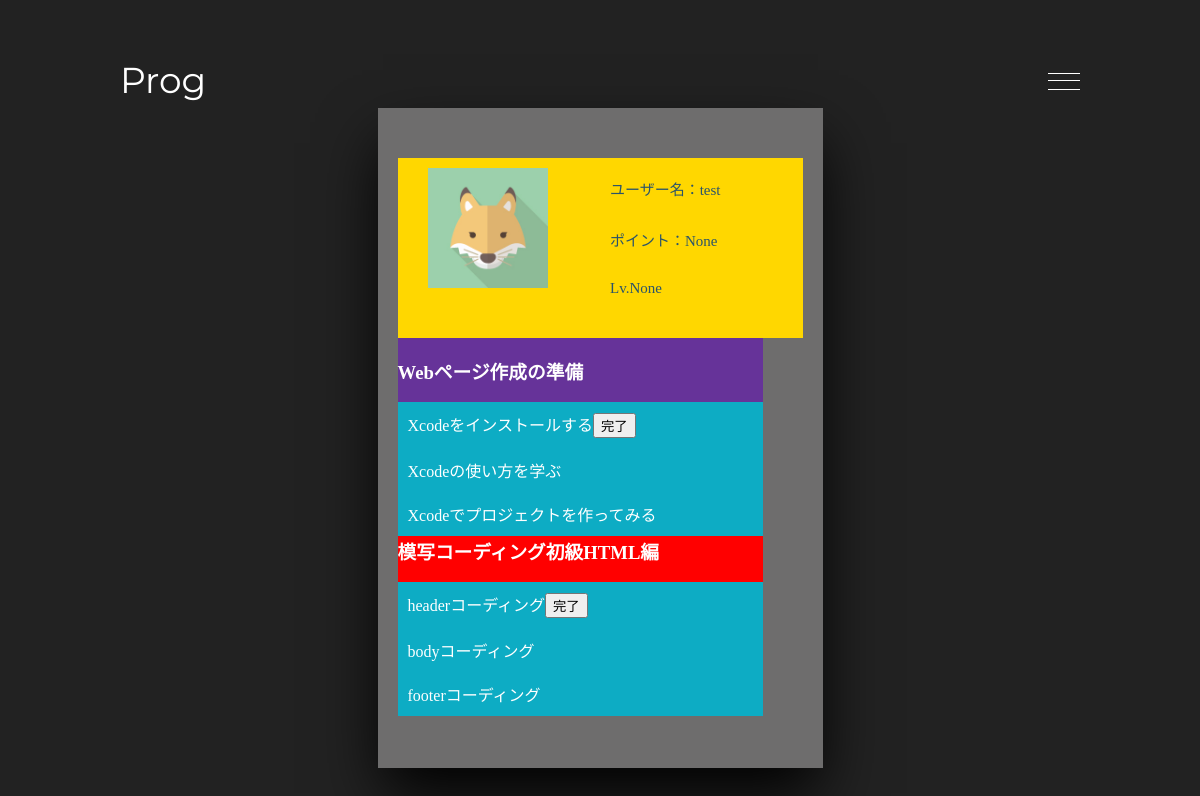
Screenshot of /point (signed in) with the database file from the repository.
### tables this page shows
CREATE TABLE "users" (
	"id"	INTEGER,
	"user_name"	TEXT,
	"password"	TEXT,
	"point"	INTEGER,
	"Lv"	INTEGER,
	PRIMARY KEY("id" AUTOINCREMENT)
);

CREATE TABLE "categories" (
	"id"	INTEGER,
	"category"	TEXT,
	PRIMARY KEY("id" AUTOINCREMENT)
);

CREATE TABLE "maps" (
	"id"	INTEGER,
	"list"	TEXT,
	"category_id"	INTEGER,
	"time"	INTEGER,
	PRIMARY KEY("id" AUTOINCREMENT)
);

### app.py (the view)
@app.route("/point")
def point():
    if 'id' in session:
        id = session['id']
        conn = sqlite3.connect('prog.db')
        c = conn.cursor()
        c.execute("select * from users where id = ?", (id,))
        user_status = c.fetchone()
        c.close()
        conn = sqlite3.connect("prog.db")
        c = conn.cursor()
        sql = "SELECT list, time, category_id  FROM maps ;"
        c.execute(sql)
        map_info = c.fetchall()
        c.close()
        conn = sqlite3.connect("prog.db")
        c = conn.cursor()
        sql = "SELECT category FROM categories"
        c.execute(sql)
        category_info = c.fetchall()
        c.close()
        return render_template("point.html", user_status=user_status, map_info=map_info, category_info=category_info)
    else:
        return redirect("/login")

### templates/point.html (shortened to what this page needs)
{% extends 'top.html' %}
{% block content %}
<link rel="stylesheet" type="text/css" href="{{ url_for('static',filename='css/point.css') }}">
<div class="status">
    <div class="user-profile">
        <div class="user-image">
            <img src="../static/css/images/lesson-img/user1.jpg" class="image" width="120" height="120">
        </div>
        <div class="user-status">
            <div class="user-name">ユーザー名：{{user_status[1]}}</div>
            <div class="user-point">ポイント：{{user_status[3]}}</div>
            <div class="user-lv">Lv.{{user_status[4]}}</div>
        </div>
    </div>
    <div class="next-task">
        <div class="content">
            <h3>{{category_info[1][0]}}</h3>
            <nav id="example-one">
                <a href="#">{{map_info[0][0]}}<button class="button">完了</button></a>
                <a href="#">{{map_info[1][0]}}</a>
                <a href="#">{{map_info[2][0]}}</a>
            </nav>
        </div>
    </div>
    <div class="point-task">
        <div class="content">
            <h3>{{category_info[2][0]}}</h3>
            <nav id="example-two">
                <a href="#">{{map_info[3][0]}}<button class="button">完了</button></a>
                <a href="#">{{map_info[4][0]}}</a>
                <a href="#">{{map_info[5][0]}}</a>
            </nav>
        </div>
    </div>
</div>
{% endblock %}

### templates/top.html (shortened to what this page needs)
<!DOCTYPE html>
<html lang="ja">
<head>
    <link rel="stylesheet" type="text/css" href="{{ url_for('static',filename='css/style.css') }}">
</head>
<body>
    <header class="header">
        <div class="header__nav">
          <div class="u-content-wrapper header__nav__wrapper">
            <div class="header__nav__logo">Prog</div>
            <div class="hamburger-menu">
              <span class="hamburger-menu__line--dummy"></span>
            </div>
          </div>
        </div>
      </header>
    {% block content %}
    {% endblock %}
</body>
</html>

### static/css/style.css (style rules this page uses)
.u-content-wrapper { max-width: 960px; margin: 0 auto; }
a { color: #2b2b2b; text-decoration: none; }
.header { position: relative; width: 100%; height: 100px; background-size: cover; text-align: center; color: #fff; font-family: Montserrat, sans-serif; }
.header__nav { position: absolute; top: 40px; left: 0; width: 100%; height: 64px; }
.header__nav__wrapper { display: flex; justify-content: space-between; align-items: center; }
.header__nav__logo { font-size: 36px; }
.hamburger-menu { position: relative; width: 32px; height: 64px; cursor: pointer; }
.hamburger-menu__line, .hamburger-menu__line::before, .hamburger-menu__line::after, .hamburger-menu__line--dummy { position: absolute; left: 0; display: block; width: 32px; height: 1px; background: #fff; }
.hamburger-menu__line, .hamburger-menu__line--dummy { top: 50%; transition: all .3s; }

### static/css/point.css (style rules this page uses)
body { background: #222; color: white; }
.status { position: relative; height: 560px; width: 405px; margin: auto; padding: 50px 20px 50px 20px; background-color: #6e6d6d; background-size: 50% auto; box-shadow: 0px 30px 60px -5px #000; }
.user-profile { height: 180px; width: 405px; background-color: gold; display: inline-flex; color: #2b546a; float: left; }
.user-image { width: 50%; position: relative; }
.image { position: absolute; top: 10px; left: 30px; margin-bottom: 10px; }
.user-status { width: 50%; font-size: 20px; }
.user-name { padding: 10px 20px 10px 10px; margin-top: 10px; font-size: 15px; }
.user-point { padding: 10px 20px 10px 10px; margin-top: 10px; font-size: 15px; }
.user-lv { padding: 10px 20px 10px 10px; margin: 10px 0; font-size: 15px; }
.next-task { background-color: rebeccapurple; height: 180px; width: 365px; float: left; }
.point-task { background-color: red; height: 180px; width: 365px; float: left; }
#example-one { background: #0dacc4; }
#example-two { background: #0dacc4; }
nav { -moz-transform: translate3d(0, 0, 0); -ms-transform: translate3d(0, 0, 0); -webkit-transform: translate3d(0, 0, 0); transform: translate3d(0, 0, 0); }
nav a { display: block; padding: 10px; color: white; text-decoration: none; position: relative; -moz-transition: all 0.2s ease; -o-transition: all 0.2s ease; -webkit-transition: all 0.2s ease; transition: all 0.2s ease; }

### rows the page displays
users: user_name "test"
categories: category "Webページ作成の準備"
maps: list "Xcodeをインストールする"
maps: list "Xcodeの使い方を学ぶ"
maps: list "Xcodeでプロジェクトを作ってみる"
categories: category "模写コーディング初級HTML編"
maps: list "headerコーディング"
maps: list "bodyコーディング"
maps: list "footerコーディング"

### other values shown
{{ user_status[3] }} "None"
{{ user_status[4] }} "None"
